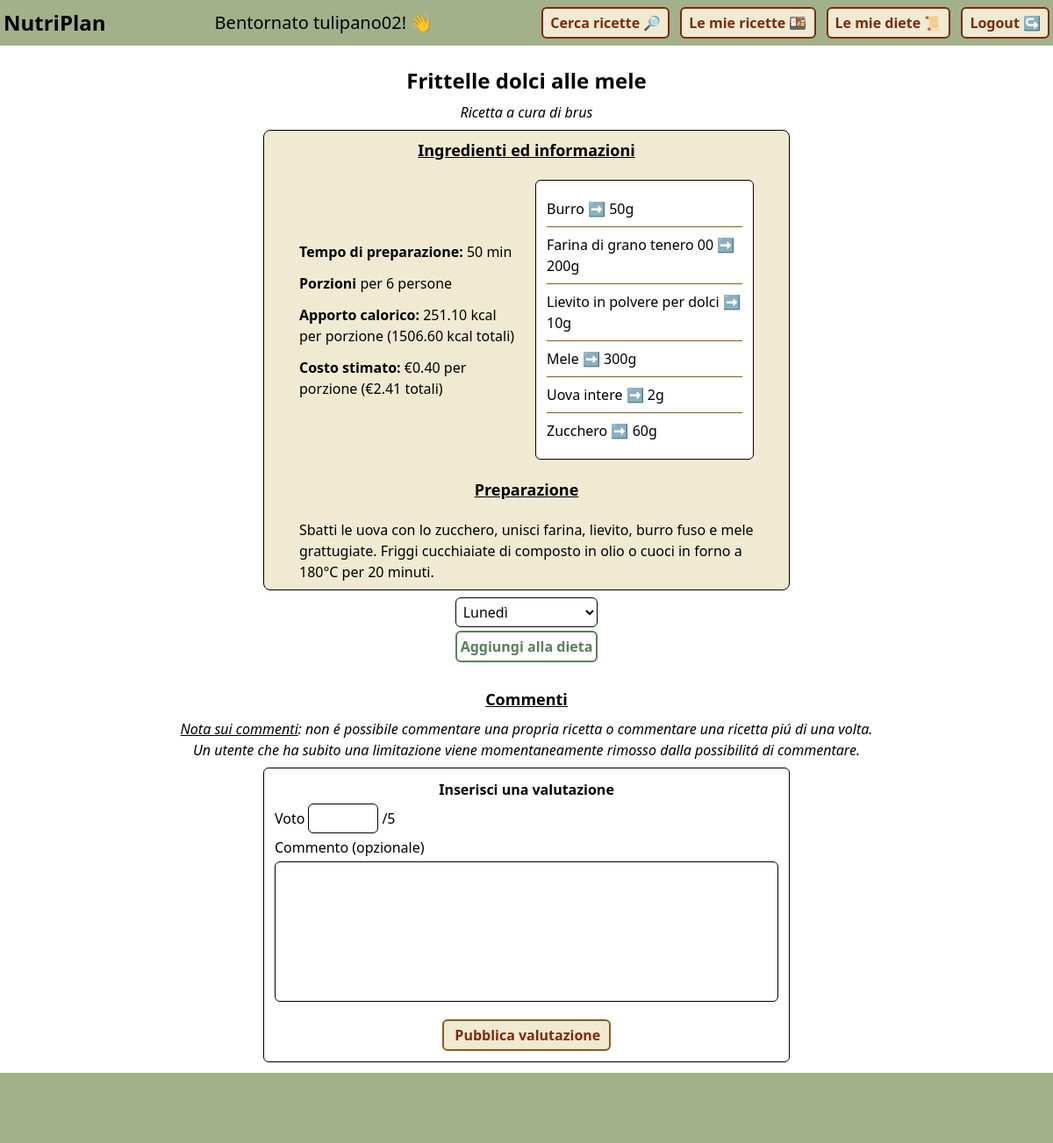
Screenshot of /template/recipe.php?title=Frittelle dolci alle mele&nickname=brus (signed in) with the database file from the repository.
### tables this page shows
CREATE TABLE `ricette` (
  `titolo` varchar(100) NOT NULL,
  `nicknameEditore` varchar(50) NOT NULL,
  `pubblica` tinyint(1) NOT NULL DEFAULT 0,
  `preparazione` text NOT NULL,
  `porzioni` int(11) NOT NULL,
  `tempoPreparazione` int(11) NOT NULL,
  `kcalTotali` decimal(8,2) NOT NULL,
  `costoTotale` decimal(8,2) NOT NULL
);

### template/recipe.php (called while the page is built, shortened)
<?php
require_once "../bootstrap.php";
$editorNickname = rawurldecode($_GET['nickname']);
$title = rawurldecode($_GET['title']);
$recipeData = $dbh->getRecipeData($editorNickname, $title);
$recipe = $recipeData["recipe"];
$ingredients = $recipeData["ingredients"];
$comments = $dbh->getRecipeComments($editorNickname, $title);
if ($_SESSION['role'] == 'utenti') {
    $diets = $dbh->getUserDietsOnRecipeNotIncluded($title, $editorNickname, $_SESSION['nickname']);
}
require_once "./base.php";
?>

### db/DatabaseHelper.php (called while the page is built, shortened)
<?php
class DatabaseHelper {
    private $db;
    public function __construct($servername, $username, $password, $dbname, $port){
        $this->db = new mysqli($servername, $username, $password, $dbname, $port);
    }
    public function getUserDietsOnRecipeNotIncluded($title, $editor, $author) {
        $stmt = $this->db->prepare("
            SELECT nome
            FROM diete D
            WHERE D.nicknameAutore = ?
            AND NOT EXISTS (
                SELECT *
                FROM composizioni C
                WHERE C.nomeDieta = D.nome
                AND C.nicknameAutore = D.nicknameAutore
                AND C.titolo = ?
                AND C.nicknameEditore = ?
            )"
        );
        $stmt->bind_param("sss", $author, $title, $editor);
        $stmt->execute();
        return $stmt->get_result()->fetch_all(MYSQLI_ASSOC);
    }
    public function getRecipeComments($nickname, $title) {
        $stmt = $this->db->prepare("
            SELECT nicknameValutatore, dataOra, voto, commento
            FROM valutazioni
            WHERE nascosta = 0
            AND titolo = ?
            AND nicknameEditore = ?
        ");
        $stmt->bind_param("ss", $title, $nickname);
        $stmt->execute();
        return $stmt->get_result()->fetch_all(MYSQLI_ASSOC);
    }
    public function getRecipeData($nickname, $title) {
        $data = array();
        $stmt = $this->db->prepare("
            SELECT R.*, U.accreditato
            FROM ricette R, utenti U
            WHERE R.nicknameEditore = U.nickname
            AND nicknameEditore = ?
            AND titolo = ?
        ");
        $stmt->bind_param("ss", $nickname, $title);
        $stmt->execute();
        $data["recipe"] = $stmt->get_result()->fetch_all(MYSQLI_ASSOC)[0];
        $stmt2 = $this->db->prepare("
            SELECT U.nomeIngrediente, U.quantita, I.unitaMisura
            FROM utilizzi U, ingredienti I
            WHERE U.nomeIngrediente = I.nome
            AND nicknameEditore = ?
            AND titolo = ?
        ");
        $stmt2->bind_param("ss", $nickname, $title);
        $stmt2->execute();
        $data["ingredients"] = $stmt2->get_result()->fetch_all(MYSQLI_ASSOC);
        return $data;
    }
}
?>

### bootstrap.php (called while the page is built, shortened)
<?php
require_once("utility.php");
require_once("db/DatabaseHelper.php");
$dbh = new DatabaseHelper(
    "localhost",
    "root",
    "",
    "nutriplan",
    3306
);
?>

### utility.php (called while the page is built, shortened)
<?php
function hasUserCommented($comments, $nickname) {
    return false;
}
?>

### template/main/recipe-main.php (the view, shortened to what this page needs)
<div class="flex flex-col justify-center mt-6 min-h-screen">
    <div class="flex flex-col justify-between items-center gap-2">
        <h1 class="text-2xl font-bold" id="title"><?php echo $recipe['titolo'] ?></h1>
        <p class="italic">Ricetta a cura di <span id="editor"><?php echo $recipe['nicknameEditore'] ?></span></p>
        <div class="flex flex-col items-center justify-center border-1 px-10 py-2 rounded-lg w-1/2 bg-crema gap-5">
            <h2 class="text-lg font-bold underline text-center">Ingredienti ed informazioni</h2>
            <div class="grid grid-cols-2 gap-5 place-items-center">
                <div class="flex flex-col gap-3">
                    <p><span class="font-semibold">Tempo di preparazione:</span> <?php echo $recipe['tempoPreparazione']?> min</p>
                    <p><span class="font-semibold">Porzioni</span> per <?php echo $recipe['porzioni'] ?> persone</p>
                    <p><span class="font-semibold">Apporto calorico:</span> <?php echo number_format($recipe["kcalTotali"] / $recipe["porzioni"], 2) ?> kcal per porzione (<?php echo $recipe["kcalTotali"] ?> kcal totali) </p>
                    <p><span class="font-semibold">Costo stimato:</span> €<?php echo number_format($recipe["costoTotale"] / $recipe["porzioni"], 2) ?> per porzione (€<?php echo $recipe["costoTotale"] ?> totali) </p>
                </div>
                <ul class="flex flex-col border-1 rounded-md bg-white p-3 divide-y-1 divide-legno">
                    <?php foreach ($ingredients as $ingr): ?>
                        <li class="py-2"><?php echo $ingr['nomeIngrediente'] . " ➡️ " . $ingr['quantita'] . $ingr['unitaMisura']?></li>
                    <?php endforeach; ?>
                </ul>
            </div>
            <h2 class="text-lg font-bold underline text-center">Preparazione</h2>
            <div class="flex flex-col gap-3">
                <p><?php echo $recipe['preparazione']?></p>
            </div>
        </div>
        <?php if ($_SESSION['role'] == 'utenti' && !empty($diets)): ?>
            <form action="<?php echo ROOT . "api/diet-crud.php" ?>" method="post" class="flex flex-col gap-1">
                <select name="toInclude" class="p-1 border-1 rounded-md">
                <?php foreach ($diets as $diet): ?>
                    <option value="<?php echo $diet['nome'] ?>"><?php echo $diet['nome'] ?></option>
                <?php endforeach; ?>
                </select>
                <input type="submit" name="update" value="Aggiungi alla dieta" class="cursor-pointer p-1 border-2 border-oliva text-oliva font-semibold rounded-md">
            </form>
        <?php endif ?>
        <h2 class="font-bold text-lg mt-5 underline">Commenti</h2>
        <p class="w-2/3 text-center italic"><span class="underline">Nota sui commenti</span>: non é possibile commentare una propria ricetta o commentare una ricetta piú di una volta. Un utente che ha subito una limitazione viene momentaneamente rimosso dalla possibilitá di commentare.</p>
        <?php
        if ($_SESSION['nickname'] != $recipe['nicknameEditore']
            && $_SESSION['role'] == 'utenti'
            && $_SESSION['fineLimitazione'] == NULL
            && !hasUserCommented($comments, $_SESSION['nickname'])) {
            echo '
            <form action="' . ROOT . 'api/add-comment.php' . '" method="post" class="flex flex-col gap-1 w-1/2 p-3 border-1 rounded-md">
            <h3 class="font-semibold text-center">Inserisci una valutazione</h3>
            <div class="flex flex-row gap-1 items-center">
                <label for="vote">Voto</label>
                <input type="number" name="vote" min="1" max="5" id="vote" required class="p-1 border-1 rounded-md"/>
                <p>/5</p>
            </div>
            <div class="flex flex-col gap-1">
                <label for="comment">Commento (opzionale)</label>
                <textarea name="comment" id="comment" class="border-1 rounded-md p-1 resize-none h-40 overflow-y-scroll"></textarea>
            </div>
            <input id="publishEvaluation" type="submit" value="Pubblica valutazione" class="mt-4 border-2 border-legno bg-crema font-semibold text-orange-900 cursor-pointer px-3 py-1 rounded-md w-1/3 self-center" />
        </form>';
        }
        ?>
    </div>
</div>

### rows the page displays
ricette: titolo "Frittelle dolci alle mele", nicknameEditore "brus", tempoPreparazione "50", porzioni "6", $recipe["kcalTotali"] / $recipe["porzioni"] "251.10", kcalTotali "1506.60", $recipe["costoTotale"] / $recipe["porzioni"] "0.40", costoTotale "2.41", preparazione "Sbatti le uova con lo zucchero, unisci farina, lievito, burro fuso e mele grattugiate. Friggi cucchiaiate di composto in olio o cuoci in forno a 180°C per 20 minuti."

### other values shown
$_SESSION['nickname'] "tulipano02"
$ingr['nomeIngrediente'] "Burro"
$ingr['quantita'] "50"
$ingr['unitaMisura'] "g"
$ingr['nomeIngrediente'] "Farina di grano tenero 00"
$ingr['quantita'] "200"
$ingr['nomeIngrediente'] "Lievito in polvere per dolci"
$ingr['quantita'] "10"
$ingr['nomeIngrediente'] "Mele"
$ingr['quantita'] "300"
$ingr['nomeIngrediente'] "Uova intere"
$ingr['quantita'] "2"
$ingr['nomeIngrediente'] "Zucchero"
$ingr['quantita'] "60"
form field toInclude "Lunedì"
